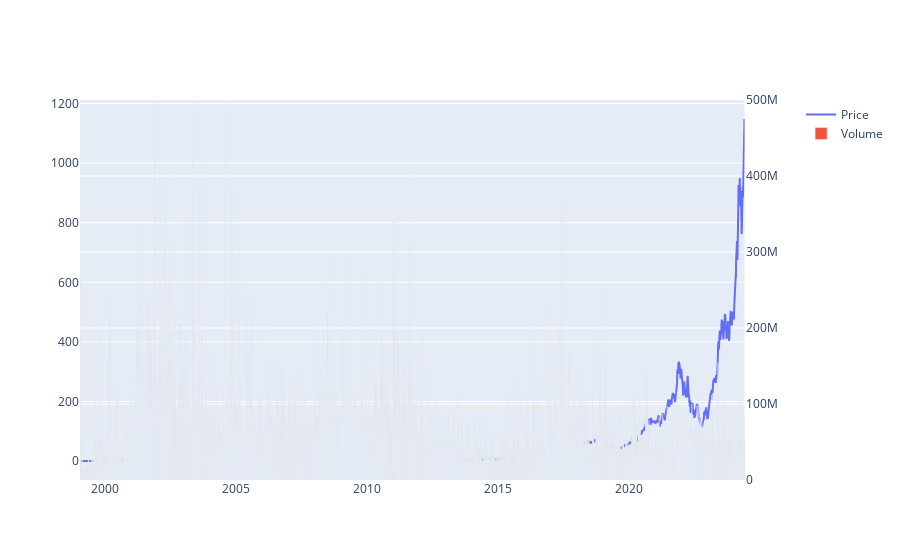

Notebook source saved alongside this figure:
### Code cell
# rescale volume
fig2.update_yaxes(range=[0,500000000],secondary_y=True)
fig2.update_yaxes(visible=True, secondary_y=True)
fig2

### Figure 1 — Plotly figure (JSON) as saved in the notebook; plotly's stock layout.template omitted (floating-point values rounded to 4 significant figures; data arrays with more than 128 entries replaced by an {"elided": "..."} marker saying what was removed)
{"data": [{"name": "Price", "type": "scatter", "x": {"elided": "6380 str values"}, "xaxis": "x", "y": {"elided": "6380 float values"}, "yaxis": "y"}, {"name": "Volume", "type": "bar", "x": {"elided": "6380 str values"}, "xaxis": "x", "y": {"elided": "6380 int values"}, "yaxis": "y2"}], "layout": {"xaxis": {"anchor": "y", "domain": [0, 0.94]}, "yaxis": {"anchor": "x", "domain": [0, 1]}, "yaxis2": {"anchor": "x", "overlaying": "y", "range": [0, 500000000], "side": "right", "visible": true}}}
